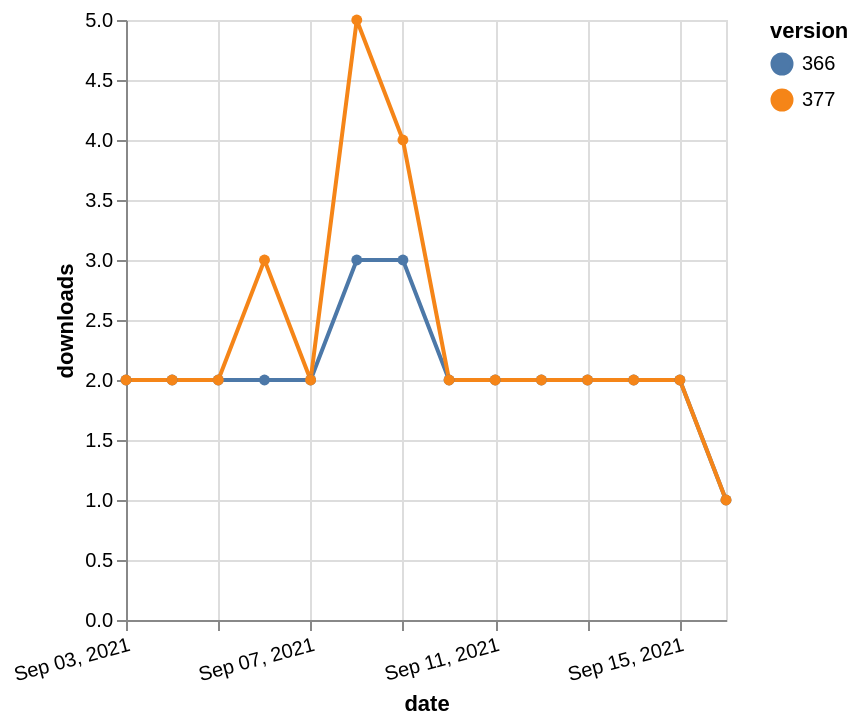

The specification (Vega-Lite) saved for this image:
### Vega-Lite specification from a JSON file in a GitHub repository (floating-point values rounded to 4 significant figures)
{"$schema": "https://vega.github.io/schema/vega-lite/v5.json", "description": "A simple bar chart with embedded data.", "data": {"values": [{"date": "2021-09-03", "total": 2288, "delta": 2, "version": "366"}, {"date": "2021-09-04", "total": 2290, "delta": 2, "version": "366"}, {"date": "2021-09-05", "total": 2292, "delta": 2, "version": "366"}, {"date": "2021-09-06", "total": 2294, "delta": 2, "version": "366"}, {"date": "2021-09-07", "total": 2296, "delta": 2, "version": "366"}, {"date": "2021-09-08", "total": 2299, "delta": 3, "version": "366"}, {"date": "2021-09-09", "total": 2302, "delta": 3, "version": "366"}, {"date": "2021-09-10", "total": 2304, "delta": 2, "version": "366"}, {"date": "2021-09-11", "total": 2306, "delta": 2, "version": "366"}, {"date": "2021-09-12", "total": 2308, "delta": 2, "version": "366"}, {"date": "2021-09-13", "total": 2310, "delta": 2, "version": "366"}, {"date": "2021-09-14", "total": 2312, "delta": 2, "version": "366"}, {"date": "2021-09-15", "total": 2314, "delta": 2, "version": "366"}, {"date": "2021-09-16", "total": 2315, "delta": 1, "version": "366"}, {"date": "2021-09-03", "total": 2088, "delta": 2, "version": "377"}, {"date": "2021-09-04", "total": 2090, "delta": 2, "version": "377"}, {"date": "2021-09-05", "total": 2092, "delta": 2, "version": "377"}, {"date": "2021-09-06", "total": 2095, "delta": 3, "version": "377"}, {"date": "2021-09-07", "total": 2097, "delta": 2, "version": "377"}, {"date": "2021-09-08", "total": 2102, "delta": 5, "version": "377"}, {"date": "2021-09-09", "total": 2106, "delta": 4, "version": "377"}, {"date": "2021-09-10", "total": 2108, "delta": 2, "version": "377"}, {"date": "2021-09-11", "total": 2110, "delta": 2, "version": "377"}, {"date": "2021-09-12", "total": 2112, "delta": 2, "version": "377"}, {"date": "2021-09-13", "total": 2114, "delta": 2, "version": "377"}, {"date": "2021-09-14", "total": 2116, "delta": 2, "version": "377"}, {"date": "2021-09-15", "total": 2118, "delta": 2, "version": "377"}, {"date": "2021-09-16", "total": 2119, "delta": 1, "version": "377"}]}, "width": "container", "mark": {"type": "line", "point": {"filled": true}}, "encoding": {"x": {"field": "date", "type": "temporal", "timeUnit": "yearmonthdate", "title": "date", "axis": {"labelAngle": -15}}, "y": {"field": "delta", "type": "quantitative", "title": "downloads"}, "color": {"field": "version", "type": "nominal"}, "tooltip": {"field": "delta"}}}
